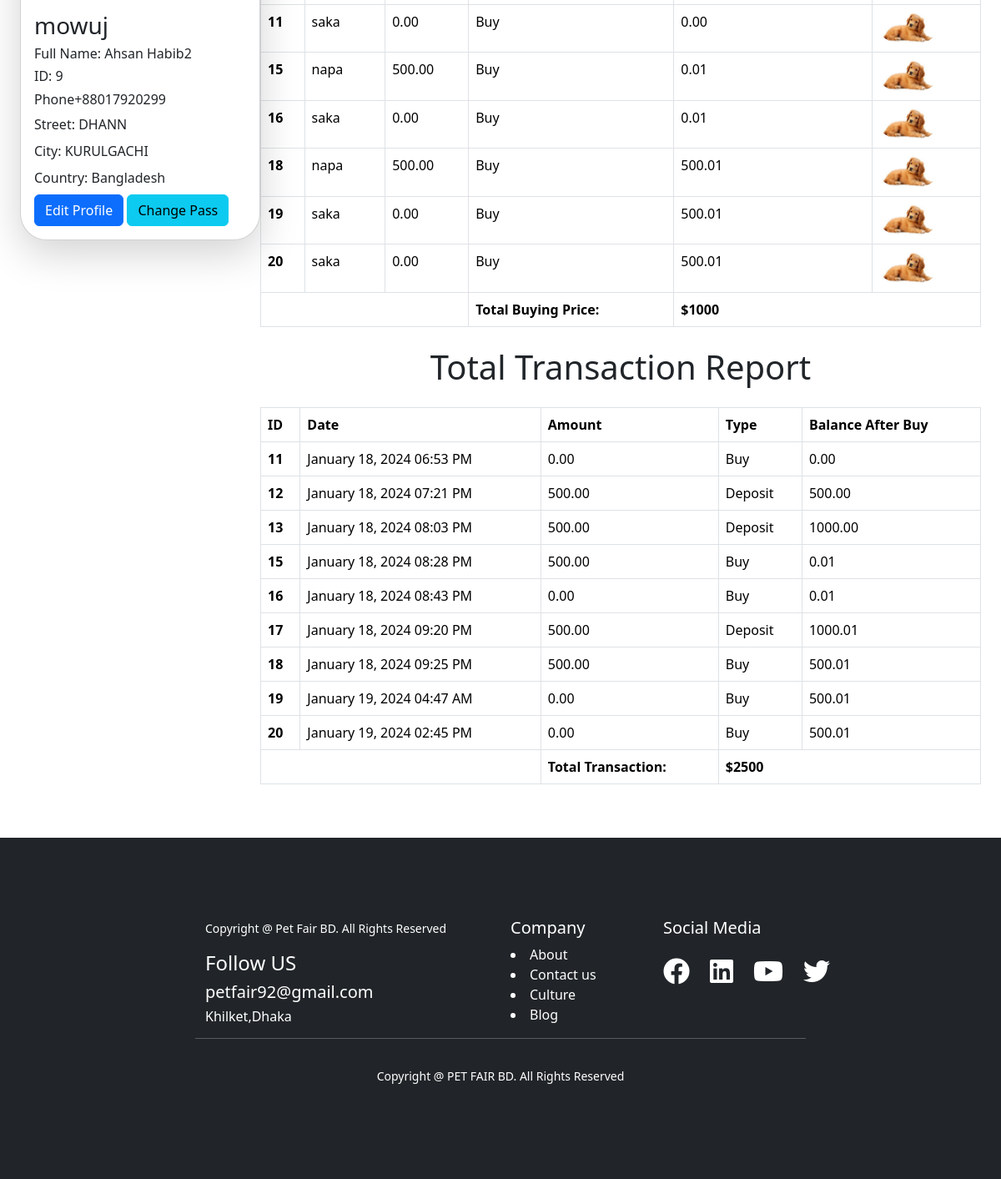
Page /customer/profile/ (signed in, lower part) on the earlier database version.
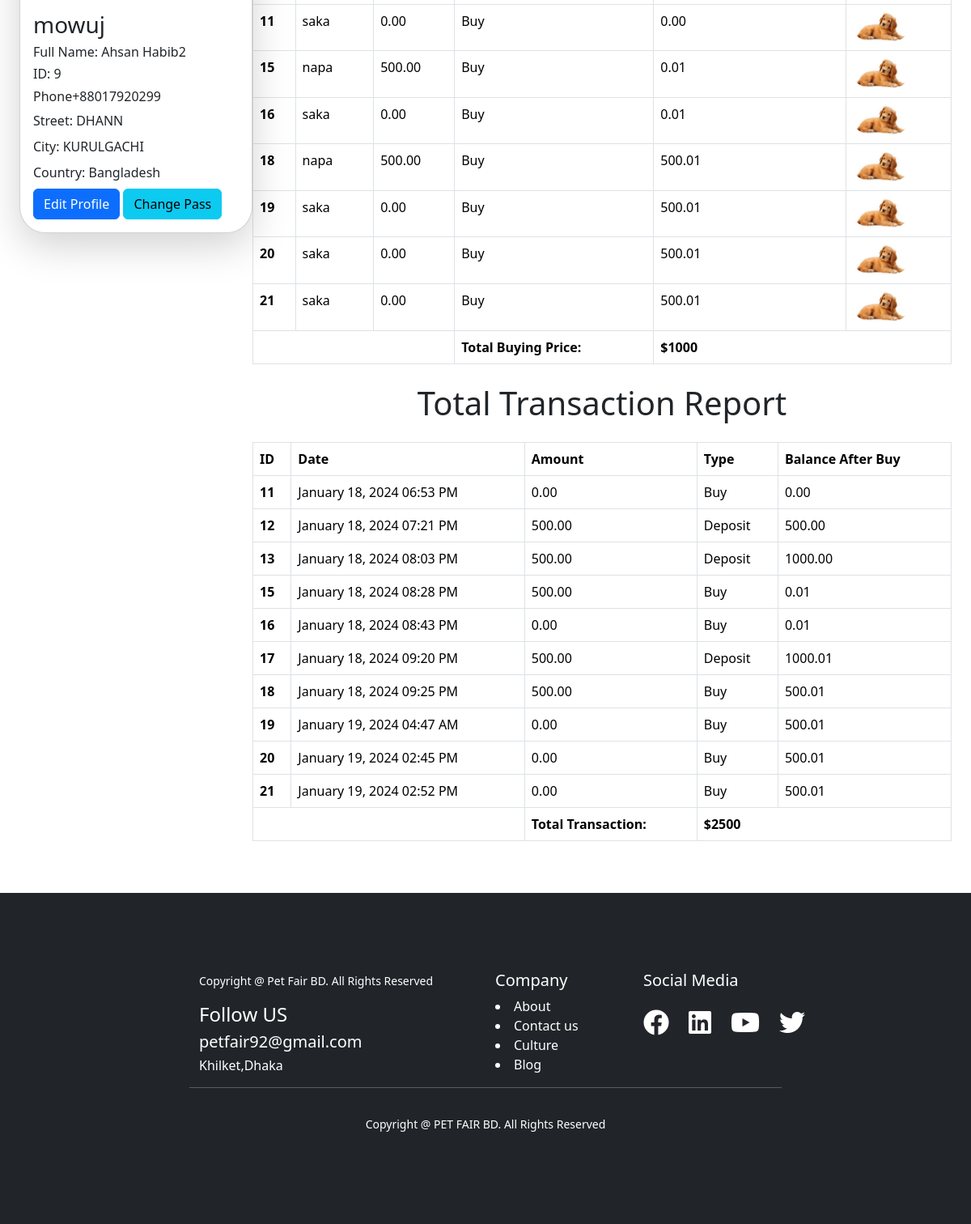
Same page on the later database version.
### transaction/models.py (models this page shows, shortened)
class Transaction(models.Model):
    customer = models.ForeignKey(
        Customer, related_name='transaction', on_delete=models.CASCADE)
    pet = models.ForeignKey(Pet, related_name='buy_pet',
                             on_delete=models.CASCADE, null=True, blank=True)
    amount = models.DecimalField(decimal_places=2, max_digits=12)
    balance_after_transaction = models.DecimalField(
        decimal_places=2, max_digits=12)
    transaction_type = models.IntegerField(choices=TRANSACTION_TYPE)
    timestamps = models.DateTimeField(auto_now_add=True)

### pet/models.py (models this page shows, shortened)
class Pet(models.Model):
    name=models.CharField(max_length=50)
    user=models.ForeignKey(User,on_delete=models.CASCADE,null=True,blank=True)
    description=models.TextField()
    category=models.ManyToManyField(Category,related_name='pets')
    price = models.DecimalField(decimal_places=2,max_digits=12,default=0)
    image = models.ImageField(upload_to='pet/images',null=True,blank=True)
    availability=models.BooleanField(default=True)

### customer/views.py (the view)
# urls.py: path('profile/', UserProfileView.as_view(), name='profile'),
@method_decorator(login_required, name='dispatch')
class UserProfileView(LoginRequiredMixin, View):
    template_name = "customer/profile.html"
    def get(self, request):
        form = UserUpdateForm(instance=request.user)
        pets=Pet.objects.filter(user=request.user)
        customer = self.request.user.customer
        transaction = Transaction.objects.filter(customer=self.request.user.customer)
        total = transaction.aggregate(
            total_price=Sum('amount')
        )['total_price'] or 0
        buy = Transaction.objects.filter(
            transaction_type=BUY, customer=self.request.user.customer)
        total_buy_price = buy.aggregate(
            total_price=Sum('amount')
        )['total_price'] or 0
        return render(request, self.template_name, {"form": form, "buy": buy, "total_buy_price": total_buy_price, 'customer': customer, "pets": pets, "transaction": transaction,"total":total})

### customer/models.py (called while the page is built)
    def __str__(self):
        return str(self.user)

### customer/templates/customer/profile.html (shortened to what this page needs)
{% extends 'base.html' %}
{% load static %}
{% load crispy_forms_tags %}
{% block content %}
<div class="my-5 mx-4">
    <div class="d-flex">
        <div class="profile-left col-md-3">
        <div class="card shadow-lg rounded-5" style="width: 18rem;">
  <div class="card-body">
    <h3 class="card-title">{{customer}}</h3>
    <h6 class="card-title">Full Name: {{customer.user.first_name}} {{customer.user.last_name}}</h6>
    <h6 class="card-title">ID: {{customer.id}}</h6>
    <h6 class="card-title">Phone{{customer.phone}}</h6>
    <p class="card-title">Street: {{customer.street_address}}</p>
    <p class="card-title">City: {{customer.city}}</p>
    <p class="card-title">Country: {{customer.country}}</p>
    <a href="{% url 'edit_profile' %}" class="btn btn-primary">Edit Profile</a>
    <a href="{% url 'change_pass' %}" class="btn btn-info">Change Pass</a>
  </div>
</div>
    </div>
    <div class="profile-right col-md-9">
        <div class="buy-pet">
            <table class="table table-bordered">
  <thead>
    <tr>
      <th scope="col">ID</th>
      <th scope="col">Name</th>
      <th scope="col">Price</th>
      <th scope="col">Type</th>
      <th scope="col">Balance After Buy</th>
      <th scope="col">Image</th>
    </tr>
  </thead>
  <tbody>
    {% for i in buy %}
      <tr>
        <th scope="row">{{i.id}}</th>
        <td>{{i.pet.name}}</td>
        <td>{{i.amount}}</td>
        <td>{{i.get_transaction_type_display}}</td>
        <td>{{i.balance_after_transaction}}</td>
        <td><img class="rounded-circle" src="{{ i.pet.image.url }}" style="width: 70px;" alt=""></td>
      </tr>
    {% endfor %}
    <tr>
            <td colspan="3"></td>
            <td><strong>Total Buying Price:</strong></td>
            <td colspan="2"><b>${{ total_buy_price }}</b> </td>
          </tr>
  </tbody>
</table>
        </div>
        <div class="transaction">
          <h1 class="text-center my-4">Total Transaction Report</h1>
            <table class="table table-bordered">
  <thead>
    <tr>
      <th scope="col">ID</th>
      <th scope="col">Date</th>
      <th scope="col">Amount</th>
      <th scope="col">Type</th>
      <th scope="col">Balance After Buy</th>
    </tr>
  </thead>
  <tbody>
    {% for i in transaction %}
      <tr>
        <th scope="row">{{i.id}}</th>
        <td>{{ i.timestamps|date:"F d, Y h:i A" }}</td>
        <td>{{i.amount}}</td>
        <td>{{i.get_transaction_type_display}}</td>
        <td>{{i.balance_after_transaction}}</td>
      </tr>
    {% endfor %}
    <tr>
            <td colspan="2"></td>
            <td><strong>Total Transaction:</strong></td>
            <td colspan="2"><b>${{ total }}</b> </td>
          </tr>
  </tbody>
</table>
        </div>
    </div>
    </div>
</div>
{% endblock content %}

Differences in the rows shown:
added Transaction: id "21", pet.name "saka", amount "0.00", transaction_type "Buy", balance_after_transaction "500.01", pet.image (picture), timestamps "January 19, 2024 02:52 PM"
